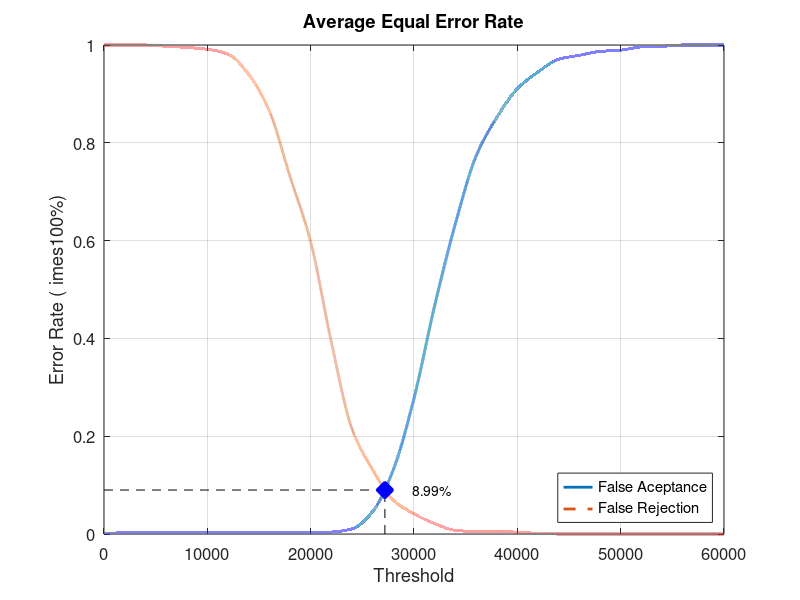
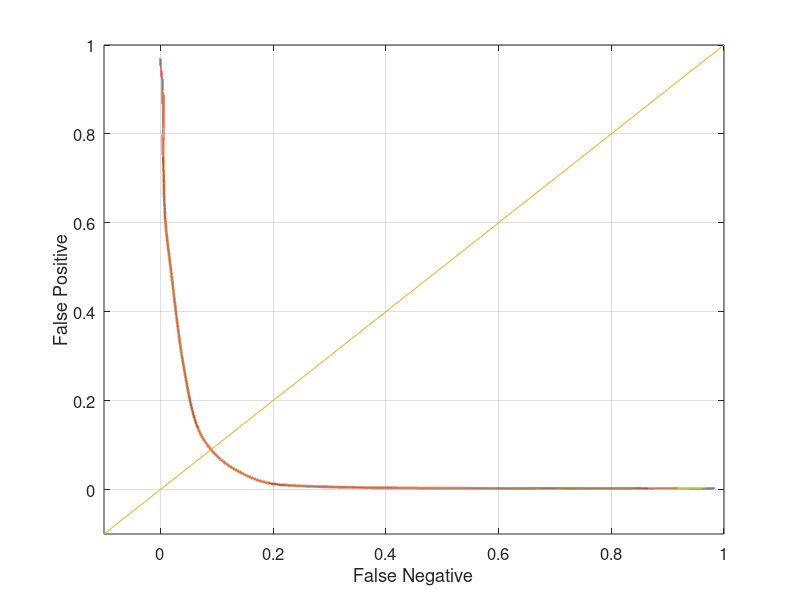

The MATLAB source for these figures, in order:
close all;
clear;
clc;
x = 0:2000:60000;
xq = 0:0.5:60000;

y0 = [0 0.00263158 0.00263158 0.00263158 0.00263158 0.00263158 0.00263158 0.00263158 0.00263158 0.00263158 0.00263158 0.00394737 0.0105263 0.0460526 0.131579 0.277632 0.467105 0.634211 0.772368 0.851316 0.910526 0.944737 0.971053 0.978947 0.986842 0.989474 0.996053 0.997368 1 1 1]
yy0 = interp1(x, y0, xq, 'pchip');
y1 = [1 1 1 0.9975 0.995 0.99125 0.98125 0.94 0.865 0.73125 0.5975 0.3925 0.215 0.13125 0.06875 0.04125 0.02125 0.0075 0.005 0.005 0.00375 0.00125 0 0 0 0 0 0 0 0 0]
yy1 = interp1(x, y1, xq, 'pchip');

% Calculating EER: 
y2 = abs(y0 - y1);
find(y2 == min(y2))
yy2 = abs(yy0 - yy1);
xEER = find(yy2 == min(yy2));
xEERIndex = xq(xEER) % X-axis EER
yEER = yy0(xEER) % Y-axis EER

main = figure
plot(xq, yy0,'-','LineWidth', 2);	hold on
plot(xq, yy1,'--','LineWidth', 2);	hold on
plot([xEERIndex xEERIndex], [0 yEER], 'k--');	hold on
plot([0 xEERIndex], [yEER yEER], 'k--');	hold on
plot(xEERIndex, yEER, 'bx', 'LineWidth', 10);	hold on
text(xEERIndex + 10 * xEERIndex / 100, yEER, [num2str(round((10000 * yEER)) / 100) '%'])
legend('False Aceptance', 'False Rejection', 'Location', 'SouthEast')
xlabel('Threshold')
ylabel('Error Rate (	imes100%)')
title('Average Equal Error Rate')
set(gca, 'FontSize', 12)
axis([0 60000 0 1])
grid on

print(main, 'Experiment5AverageMain', '-dpng');
FNRxFPR = figure('Color', [1 1 1]);
plot(yy1, yy0, '-', yy1, yy0, 'LineWidth', 2);
hold on
y = -0.1:0.1:1
plot(y, y); 
set(gca, 'FontSize', 12)
xlabel('False Negative')
ylabel('False Positive')
axis([-0.1 1 -0.1 1])
set(gca, 'FontSize', 12)
grid on

print(FNRxFPR, 'Experiment5AverageFNRxFPR','-dpng');
